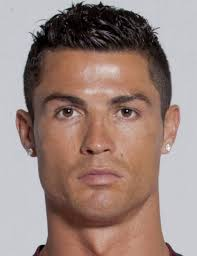
%> input picture download.jpg, 197 x 256 px
$ octave facial_part_detection.m   (GNU Octave 9; MATLAB toolbox functions it lacks are replaced by stand-ins)
%> lines starting %> are read from the running program, lines starting %| are printed output that depends on the picture
clear all
clc
%To detect Face
FDetect = vision.CascadeObjectDetector;
[a,b]=uigetfile();
%> the answer given: download.jpg
I = strcat(b,a);
I = imread(I);
%> I is the input picture: size 256x197x3 uint8; mean R, G, B 155.4, 132.7, 125.6
BB = step(FDetect,I);
%> BB = [27 54 143 143]
blue=I(:,:,3);
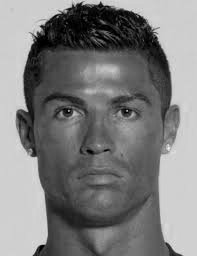
%> blue: size 256x197 uint8; min 0, max 244, mean 125.6
Face=imcrop(blue,BB);
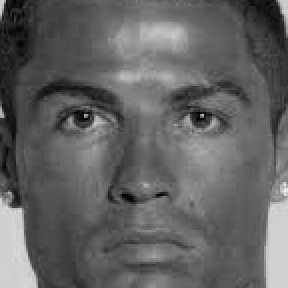
%> Face: size 144x144 uint8 (shown 2 times larger); min 0, max 244, mean 98.4
FaceRGB=imcrop(I,BB);
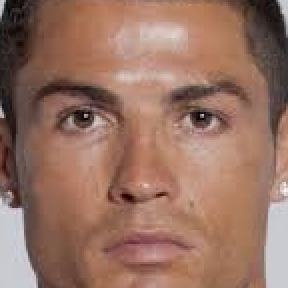
%> FaceRGB: size 144x144x3 uint8 (shown 2 times larger); mean R, G, B 151.2, 113.6, 98.4

%To detect Eyes
EyeDetect = vision.CascadeObjectDetector('EyePairBig');
%> (the run ends here)

$ run again, on john-cena-medium.jpg
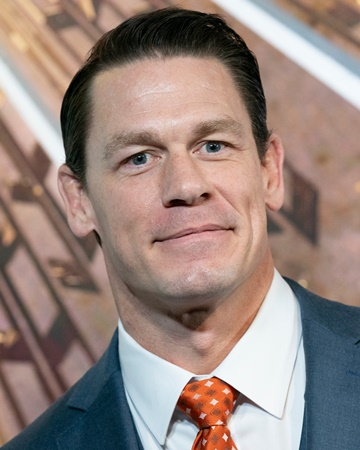
%> input picture john-cena-medium.jpg, 360 x 450 px
%> I is the input picture: size 450x360x3 uint8; mean R, G, B 150.8, 132.2, 125
%> BB = [78 70 208 208]
%> `Face=imcrop(blue,BB);`:
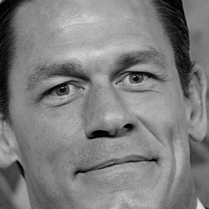
%> Face: size 209x209 uint8; min 0, max 222, mean 126.1
%> `FaceRGB=imcrop(I,BB);`:
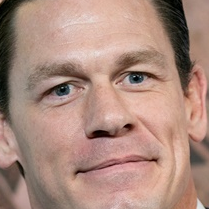
%> FaceRGB: size 209x209x3 uint8; mean R, G, B 171.3, 138.6, 126.1

$ run again, on faisal.jpeg
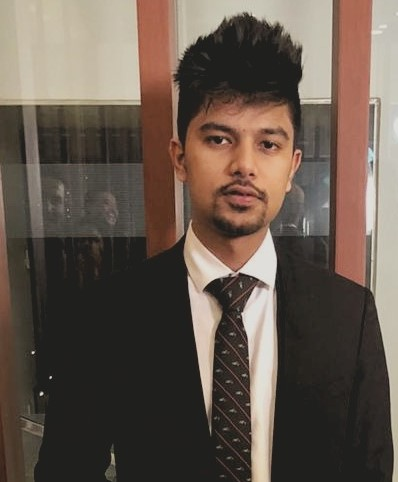
%> input picture faisal.jpeg, 398 x 482 px
%> I is the input picture: size 482x398x3 uint8; mean R, G, B 100.3, 87.1, 76.9
%> BB = [169 244 123 123; 178 91 131 131]
%> `Face=imcrop(blue,BB);`:
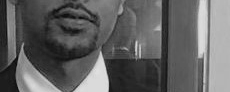
%> Face: size 92x230 uint8; min 10, max 227, mean 97.6
%> `FaceRGB=imcrop(I,BB);`:
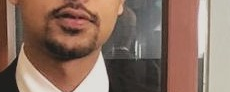
%> FaceRGB: size 92x230x3 uint8; mean R, G, B 137.6, 110.9, 97.6
